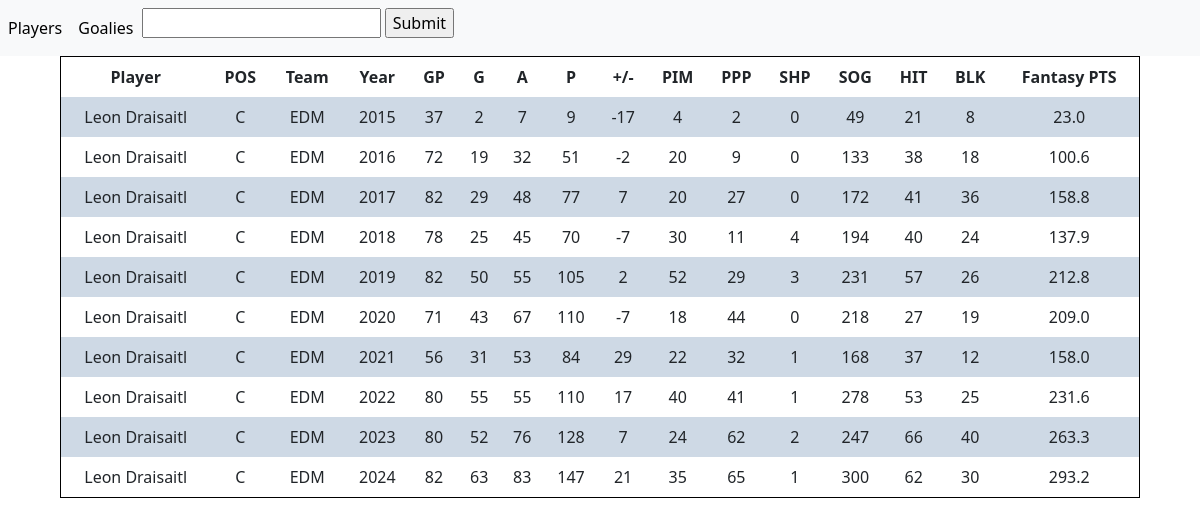
Screenshot of /8477934/ with the database file from the repository.
### fantasy/models.py (models this page shows, shortened)
class Stats(models.Model):
    player = models.ForeignKey(Player, on_delete=models.CASCADE)
    season = models.ForeignKey(Season, on_delete=models.CASCADE)
    team = models.ForeignKey(Team, on_delete=models.CASCADE, null=True)
    goals = models.IntegerField(default = 0)
    assists = models.IntegerField(default = 0)
    toi = models.CharField(max_length = 12, default = "N/A")
    pim = models.IntegerField(default = 0)
    shots = models.IntegerField(default = 0)
    games = models.IntegerField(default = 0)
    hits = models.IntegerField(default = 0)
    blocks = models.IntegerField(default = 0)
    plusMinus = models.IntegerField(default = 0)
    points = models.IntegerField(default = 0)
    shifts = models.IntegerField(default = 0)
    faceoffPct = models.FloatField(default = 0)
    shotPct = models.FloatField(default = 0)
    powerPlayGoals = models.IntegerField(default = 0)
    powerPlayPoints = models.IntegerField(default = 0)
    powerPlayTOI = models.CharField(max_length = 12, default = "N/A")
    shortHandGoals = models.IntegerField(default = 0)
    shortHandPoints = models.IntegerField(default = 0)
    shortHandTOI = models.CharField(max_length = 12, default = "N/A")
    gameWinningGoals = models.IntegerField(default = 0)
    overtimeGoals = models.IntegerField(default = 0)
    evenTOI = models.CharField(max_length = 12, default = "N/A")
    fantasyPoints = models.FloatField(default = 0)

class Player(models.Model):
    name = models.CharField(max_length = 50, default = "")
    team = models.ForeignKey(Team, on_delete=models.CASCADE)
    number = models.IntegerField(default = -1)
    age = models.IntegerField(default = -1)
    height = models.CharField(max_length = 3, default = "X") #In foot, inches
    weight = models.IntegerField(default = -1) #in pounds
    id_num = models.IntegerField(default = -1) #Id num for NHL api
    country = models.CharField(max_length = 20, default = "N/A")
    position = models.CharField(max_length = 20, default = "N/A")
    pos_code = models.CharField(max_length = 3, default = "X")

class Team(models.Model):
    name = models.CharField(max_length = 50, default = "")
    division = models.CharField(max_length = 50, default = "")
    conference = models.CharField(max_length = 50, default = "")
    acronym = models.CharField(max_length = 3, default = "") #3 letter abreviation
    id_num = models.IntegerField(default = -1) #Id number for NHL api

class Season(models.Model):
    year = models.IntegerField()
    current_season = models.BooleanField(default = False) #marks which season is the current season

### fantasy/views.py (the view, shortened to what this page needs)
# urls.py: path("<int:id_num>/", views.player_details, name='player_details'),
def player_details(request, id_num):
    person = Player.objects.filter(id_num=id_num)[0]
    details = Stats.objects.filter(player=person)
    players = Player.objects.all()
    context = {
        "players": players,
        "player_list": details
        }
    template = loader.get_template("players_details.html")
    return HttpResponse(template.render(context, request))

### templates/players_details.html (shortened to what this page needs)
{% load static %}
<!DOCTYPE html>
<html>
<link rel="stylesheet" type="text/css" href="{% static '\css\table_style.css' %}">
<head>
  <link href="https://cdn.jsdelivr.net/npm/bootstrap@5.3.0/dist/css/bootstrap.min.css" rel="stylesheet">
</head>
<body>
{% include 'navbar.html' %}
<div id="Players" class="tabcontent">
    <table id="player_table" class="base-table">
        <tr>
            <th>Player</th>
            <th>POS</th>
            <th>Team</th>
            <th>Year</th>
            <th>GP</th>
            <th>G</th>
            <th>A</th>
            <th>P</th>
            <th>+/-</th>
            <th>PIM</th>
            <th>PPP</th>
            <th>SHP</th>
            <th>SOG</th>
            <th>HIT</th>
            <th>BLK</th>
            <th>Fantasy PTS</th>
        </tr>
        {% for stat in player_list %}
            <tr onmouseenter="highlightRow(this)" onmouseleave="unhighlightRow(this)">
                <td>{{stat.player.name}}</td>
                <td>{{stat.player.pos_code}}</td>
                <td>{{stat.team.acronym}}</td>
                <td>{{stat.season.year}}</td>
                <td>{{stat.games}}</td>
                <td>{{stat.goals}}</td>
                <td>{{stat.assists}}</td>
                <td>{{stat.points}}</td>
                <td>{{stat.plusMinus}}</td>
                <td>{{stat.pim}}</td>
                <td>{{stat.powerPlayPoints}}</td>
                <td>{{stat.shortHandPoints}}</td>
                <td>{{stat.shots}}</td>
                <td>{{stat.hits}}</td>
                <td>{{stat.blocks}}</td>
                <td>{{stat.fantasyPoints}}</td>
            </tr>
        {% endfor %}
    </table>
</div>
</body>
</html>

### static/css/table_style.css (style rules this page uses)
table, th, td { border: 1px solid black; border-top: none; border-bottom: none; padding: 8px; border-collapse: collapse; text-align: center; }
tr:nth-child(even) { background-color: #FCF5E5; }
tr:nth-child(odd) { background-color: #FFFFFF; }
.base-table { width: 90%; margin: 0 auto; border: 1px solid black; border-collapse: collapse; text-align: center; }
tr:nth-child(even):not(.highlighted-row) { background-color: #CED9E5; }
tr:nth-child(odd):not(.highlighted-row) { background-color: #FFFFFF; }

### rows the page displays
Stats: player.name "Leon Draisaitl", player.pos_code "C", team.acronym "EDM", season.year "2015", games "37", goals "2", assists "7", points "9", plusMinus "-17", pim "4", powerPlayPoints "2", shortHandPoints "0", shots "49", hits "21", blocks "8", fantasyPoints "23.0"
Stats: player.name "Leon Draisaitl", player.pos_code "C", team.acronym "EDM", season.year "2016", games "72", goals "19", assists "32", points "51", plusMinus "-2", pim "20", powerPlayPoints "9", shortHandPoints "0", shots "133", hits "38", blocks "18", fantasyPoints "100.6"
Stats: player.name "Leon Draisaitl", player.pos_code "C", team.acronym "EDM", season.year "2017", games "82", goals "29", assists "48", points "77", plusMinus "7", pim "20", powerPlayPoints "27", shortHandPoints "0", shots "172", hits "41", blocks "36", fantasyPoints "158.8"
Stats: player.name "Leon Draisaitl", player.pos_code "C", team.acronym "EDM", season.year "2018", games "78", goals "25", assists "45", points "70", plusMinus "-7", pim "30", powerPlayPoints "11", shortHandPoints "4", shots "194", hits "40", blocks "24", fantasyPoints "137.9"
Stats: player.name "Leon Draisaitl", player.pos_code "C", team.acronym "EDM", season.year "2019", games "82", goals "50", assists "55", points "105", plusMinus "2", pim "52", powerPlayPoints "29", shortHandPoints "3", shots "231", hits "57", blocks "26", fantasyPoints "212.8"
Stats: player.name "Leon Draisaitl", player.pos_code "C", team.acronym "EDM", season.year "2020", games "71", goals "43", assists "67", points "110", plusMinus "-7", pim "18", powerPlayPoints "44", shortHandPoints "0", shots "218", hits "27", blocks "19", fantasyPoints "209.0"
Stats: player.name "Leon Draisaitl", player.pos_code "C", team.acronym "EDM", season.year "2021", games "56", goals "31", assists "53", points "84", plusMinus "29", pim "22", powerPlayPoints "32", shortHandPoints "1", shots "168", hits "37", blocks "12", fantasyPoints "158.0"
Stats: player.name "Leon Draisaitl", player.pos_code "C", team.acronym "EDM", season.year "2022", games "80", goals "55", assists "55", points "110", plusMinus "17", pim "40", powerPlayPoints "41", shortHandPoints "1", shots "278", hits "53", blocks "25", fantasyPoints "231.6"
Stats: player.name "Leon Draisaitl", player.pos_code "C", team.acronym "EDM", season.year "2023", games "80", goals "52", assists "76", points "128", plusMinus "7", pim "24", powerPlayPoints "62", shortHandPoints "2", shots "247", hits "66", blocks "40", fantasyPoints "263.3"
Stats: player.name "Leon Draisaitl", player.pos_code "C", team.acronym "EDM", season.year "2024", games "82", goals "63", assists "83", points "147", plusMinus "21", pim "35", powerPlayPoints "65", shortHandPoints "1", shots "300", hits "62", blocks "30", fantasyPoints "293.2"
